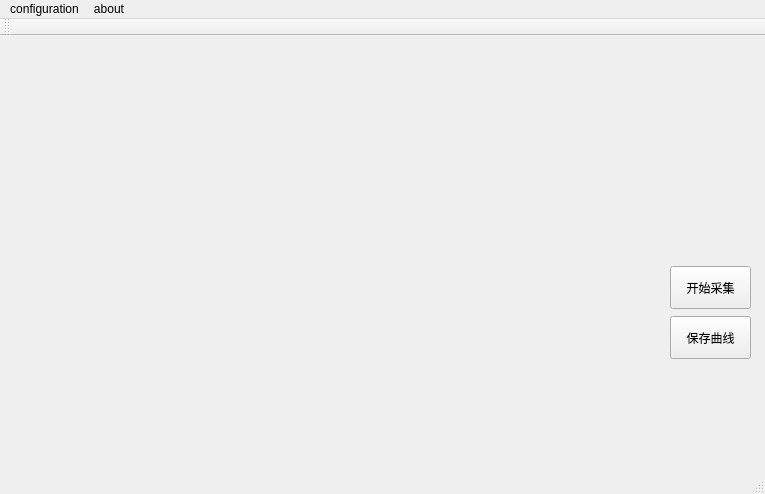
<?xml version="1.0" encoding="UTF-8"?>
<ui version="4.0">
 <class>MainWindow</class>
 <widget class="QMainWindow" name="MainWindow">
  <property name="geometry">
   <rect>
    <x>0</x>
    <y>0</y>
    <width>765</width>
    <height>494</height>
   </rect>
  </property>
  <property name="windowTitle">
   <string>MainWindow</string>
  </property>
  <widget class="QWidget" name="centralWidget">
   <widget class="QPushButton" name="btn_save_curve">
    <property name="geometry">
     <rect>
      <x>670</x>
      <y>280</y>
      <width>81</width>
      <height>43</height>
     </rect>
    </property>
    <property name="text">
     <string>保存曲线</string>
    </property>
   </widget>
   <widget class="QPushButton" name="btn_data_collection">
    <property name="geometry">
     <rect>
      <x>670</x>
      <y>230</y>
      <width>81</width>
      <height>43</height>
     </rect>
    </property>
    <property name="text">
     <string>开始采集</string>
    </property>
   </widget>
  </widget>
  <widget class="QMenuBar" name="menuBar">
   <property name="geometry">
    <rect>
     <x>0</x>
     <y>0</y>
     <width>765</width>
     <height>31</height>
    </rect>
   </property>
   <widget class="QMenu" name="configuration">
    <property name="title">
     <string>configuration</string>
    </property>
    <addaction name="communication_property_menu"/>
    <addaction name="curve_property_menu"/>
   </widget>
   <widget class="QMenu" name="about">
    <property name="title">
     <string>about</string>
    </property>
    <addaction name="about_software"/>
   </widget>
   <addaction name="configuration"/>
   <addaction name="about"/>
  </widget>
  <widget class="QToolBar" name="mainToolBar">
   <attribute name="toolBarArea">
    <enum>TopToolBarArea</enum>
   </attribute>
   <attribute name="toolBarBreak">
    <bool>false</bool>
   </attribute>
  </widget>
  <widget class="QStatusBar" name="statusBar"/>
  <action name="action">
   <property name="text">
    <string>configure</string>
   </property>
  </action>
  <action name="communication_property_menu">
   <property name="text">
    <string>communication property</string>
   </property>
  </action>
  <action name="curve_property_menu">
   <property name="text">
    <string>curve property</string>
   </property>
  </action>
  <action name="about_software">
   <property name="text">
    <string>about software</string>
   </property>
  </action>
 </widget>
 <layoutdefault spacing="6" margin="11"/>
 <resources/>
 <connections/>
</ui>
